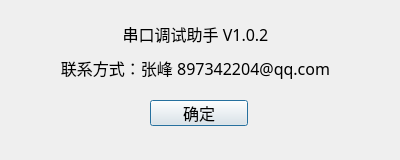
<?xml version="1.0" encoding="UTF-8"?>
<ui version="4.0">
 <class>AboutDialog</class>
 <widget class="QDialog" name="AboutDialog">
  <property name="geometry">
   <rect>
    <x>0</x>
    <y>0</y>
    <width>400</width>
    <height>160</height>
   </rect>
  </property>
  <property name="windowTitle">
   <string>Dialog</string>
  </property>
  <widget class="QPushButton" name="pushButton">
   <property name="geometry">
    <rect>
     <x>150</x>
     <y>100</y>
     <width>98</width>
     <height>26</height>
    </rect>
   </property>
   <property name="font">
    <font>
     <family>AcadEref</family>
     <pointsize>12</pointsize>
    </font>
   </property>
   <property name="text">
    <string>确定</string>
   </property>
  </widget>
  <widget class="QWidget" name="layoutWidget">
   <property name="geometry">
    <rect>
     <x>50</x>
     <y>20</y>
     <width>291</width>
     <height>61</height>
    </rect>
   </property>
   <layout class="QVBoxLayout" name="verticalLayout">
    <item>
     <widget class="QLabel" name="label">
      <property name="font">
       <font>
        <family>华文细黑</family>
        <pointsize>12</pointsize>
       </font>
      </property>
      <property name="layoutDirection">
       <enum>Qt::LeftToRight</enum>
      </property>
      <property name="text">
       <string>串口调试助手 V1.0.2</string>
      </property>
      <property name="alignment">
       <set>Qt::AlignCenter</set>
      </property>
     </widget>
    </item>
    <item>
     <widget class="QLabel" name="label_3">
      <property name="font">
       <font>
        <family>华文细黑</family>
        <pointsize>12</pointsize>
       </font>
      </property>
      <property name="text">
       <string>联系方式：张峰 897342204@qq.com</string>
      </property>
      <property name="alignment">
       <set>Qt::AlignCenter</set>
      </property>
     </widget>
    </item>
   </layout>
  </widget>
 </widget>
 <resources/>
 <connections>
  <connection>
   <sender>pushButton</sender>
   <signal>clicked()</signal>
   <receiver>AboutDialog</receiver>
   <slot>close()</slot>
   <hints>
    <hint type="sourcelabel">
     <x>163</x>
     <y>116</y>
    </hint>
    <hint type="destinationlabel">
     <x>163</x>
     <y>247</y>
    </hint>
   </hints>
  </connection>
 </connections>
</ui>
